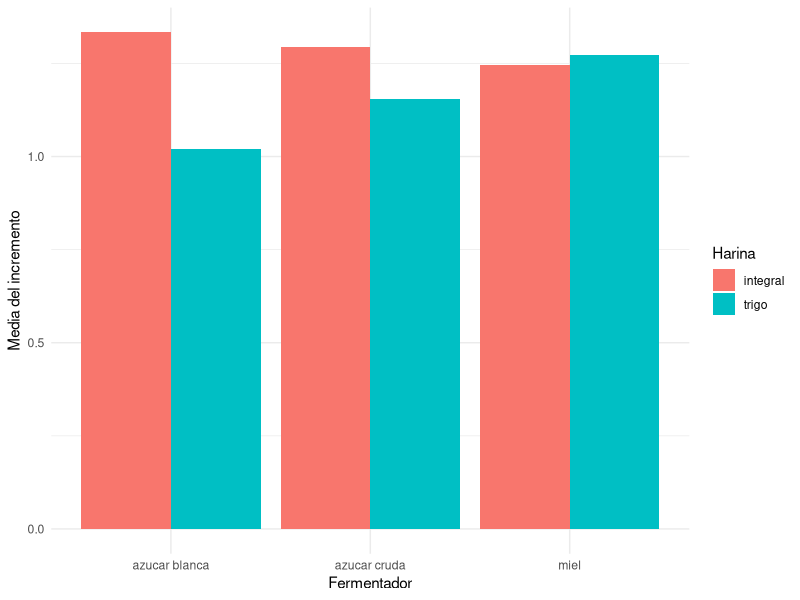
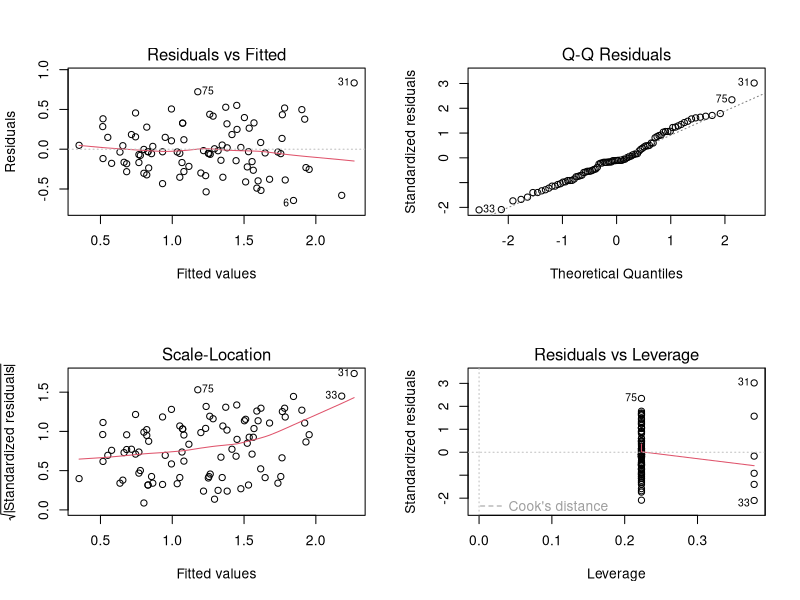
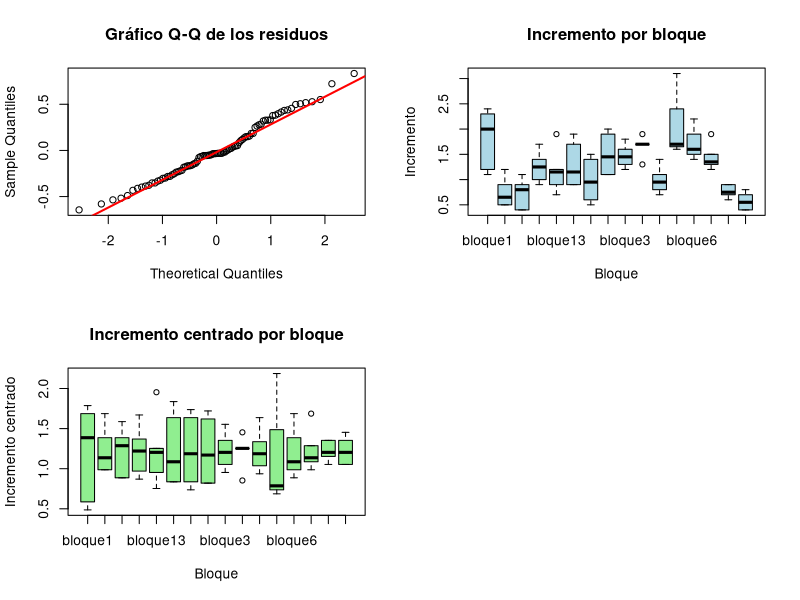
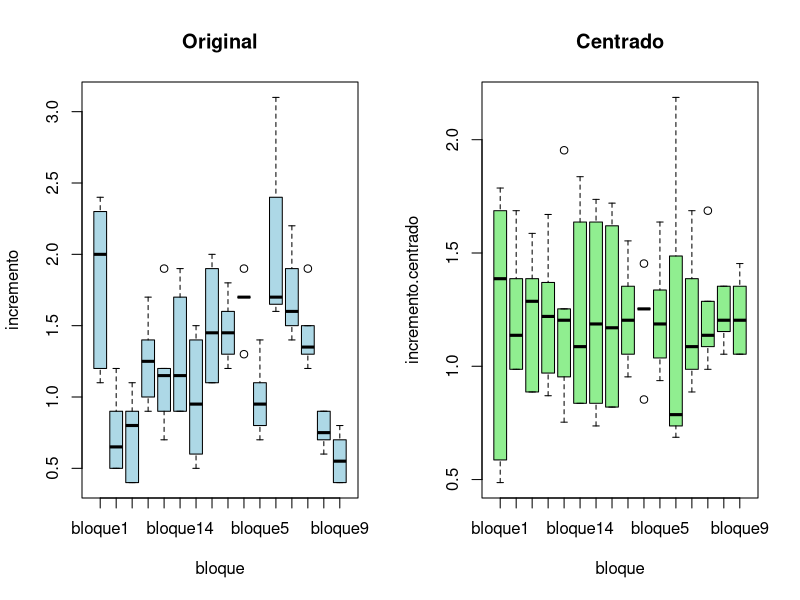
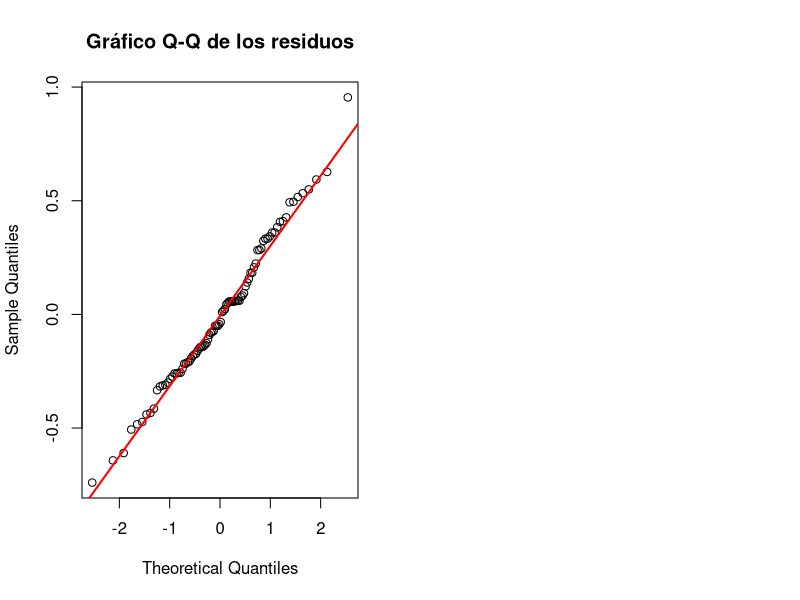

Recreate these plots in R, in order.
## ---- chunk 1
knitr::opts_chunk$set(echo = TRUE)
## ---- chunk 2
#install.packages("pwr")
library(pwr)
## ---- chunk 3
library(readr)
datos <- read_delim("datos.csv", delim=";")  #usar esta funcion para leer ;
#conversion a factores
datos$bloque<-factor(datos$bloque)
datos$harina<-factor(datos$harina)
datos$fermentador<-factor(datos$fermentador)
datos$horario<-factor(datos$horario)
datos$incremento<-as.numeric(datos$incremento) #variable respuesta
## ---- chunk 4
media_general <- mean(datos$incremento)
(media_general)


media_bloque <-tapply(datos$incremento, datos$bloque, mean)
(media_bloque)

## ---- chunk 5
aggregate(incremento ~ harina + fermentador,
          data = datos,
          mean)
## ---- chunk 6
library(dplyr)
library(ggplot2)

medias <- datos %>%
  group_by(harina, fermentador) %>%
  summarise(media = mean(incremento), .groups = "drop")

ggplot(medias,
       aes(x = fermentador,
           y = media,
           fill = harina)) +
  geom_col(position = "dodge") +
  labs(x = "Fermentador",
       y = "Media del incremento",
       fill = "Harina") +
  theme_minimal()
## ---- chunk 7
with(datos,
     tapply(incremento,
            list(harina, fermentador),
            mean))
## ---- chunk 8
cv <- sd(datos$incremento) / mean(datos$incremento) * 100
cv 
## ---- chunk 9
summary(datos$incremento)
## ---- chunk 10
modelo1 <- lm(incremento~bloque+harina*fermentador, data = datos)
## ---- chunk 11
par(mfrow=c(2,2))
plot(modelo1)
## ---- chunk 12
#extraccion de los residuales 
residuales<-modelo1$residuals
#supuesto de normalidad
shapiro.test(residuales)
## ---- chunk 13

qqnorm(residuals(modelo1),
       main = "Gráfico Q-Q de los residuos")
qqline(residuals(modelo1),
       col = "red",
       lwd = 2)

## ---- chunk 14
#supuesto de homocedasticidad 
bartlett.test(residuals(modelo1)~interaction(datos$harina, datos$fermentador), data = datos)
## ---- chunk 15
coeficientesmodelo1 <-modelo1$coefficients
coeficientesmodelo1
## ---- chunk 16
anova(modelo1)
## ---- chunk 17
modelo2 = lm (incremento ~ bloque+harina+fermentador, data = datos)
## ---- chunk 18
boxplot(incremento ~ bloque,
        data = datos,
        col = "lightblue",
        main = "Incremento por bloque",
        xlab = "Bloque",
        ylab = "Incremento")
## ---- chunk 19
media.general <- mean(datos$incremento)

datos$incremento.centrado <- with(
  datos,
  incremento - ave(incremento, bloque, FUN = mean) + media.general
)
## ---- chunk 20
boxplot(incremento.centrado ~ bloque,
        data = datos,
        col = "lightgreen",
        main = "Incremento centrado por bloque",
        xlab = "Bloque",
        ylab = "Incremento centrado")
## ---- chunk 21
par(mfrow = c(1,2))

boxplot(incremento ~ bloque,
        data = datos,
        col = "lightblue",
        main = "Original")

boxplot(incremento.centrado ~ bloque,
        data = datos,
        col = "lightgreen",
        main = "Centrado")
## ---- chunk 22
#supuesto de normalidad
residuales2<- modelo2$residuals
shapiro.test(residuales2)
## ---- chunk 23
qqnorm(residuals(modelo2),
       main = "Gráfico Q-Q de los residuos")
qqline(residuals(modelo2),
       col = "red",
       lwd = 2)
## ---- chunk 24
#supuesto de homocedasticidad 
bartlett.test(residuals(modelo2)~interaction(datos$harina, datos$fermentador))
## ---- chunk 25
coeficientesmodelo2 <- modelo2$coefficients
coeficientesmodelo2
## ---- chunk 26
anova(modelo2)
## ---- chunk 27
# Potencia post hoc para detectar diferencias entre harinas

anova_modelo2 <- anova(modelo2)

alpha <- 0.05

SS_harina <- anova_modelo2["harina", "Sum Sq"]
gl_harina <- anova_modelo2["harina", "Df"]

SSE <- anova_modelo2["Residuals", "Sum Sq"]
CMRes <- anova_modelo2["Residuals", "Mean Sq"]
gl_error <- anova_modelo2["Residuals", "Df"]

Fcrit <- qf(
  1 - alpha,
  df1 = gl_harina,
  df2 = gl_error
)

lambda <- SS_harina / CMRes

potencia_harina <- pf(
  Fcrit,
  df1 = gl_harina,
  df2 = gl_error,
  ncp = lambda,
  lower.tail = FALSE
)

eta2_parcial_harina <- SS_harina / (SS_harina + SSE)

f_cohen_harina <- sqrt(
  eta2_parcial_harina / (1 - eta2_parcial_harina)
)

resultado_potencia_harina <- data.frame(
  factor = "harina",
  gl_factor = gl_harina,
  gl_error = gl_error,
  SS_factor = SS_harina,
  CMRes = CMRes,
  F_critico = Fcrit,
  lambda = lambda,
  eta2_parcial = eta2_parcial_harina,
  f_cohen = f_cohen_harina,
  potencia = potencia_harina
)

resultado_potencia_harina
## ---- chunk 28
# Potencia post hoc para detectar diferencias entre fermentadores

anova_modelo2 <- anova(modelo2)

alpha <- 0.05

SS_fermentador <- anova_modelo2["fermentador", "Sum Sq"]
gl_fermentador <- anova_modelo2["fermentador", "Df"]

SSE <- anova_modelo2["Residuals", "Sum Sq"]
CMRes <- anova_modelo2["Residuals", "Mean Sq"]
gl_error <- anova_modelo2["Residuals", "Df"]

Fcrit <- qf(
  1 - alpha,
  df1 = gl_fermentador,
  df2 = gl_error
)

lambda <- SS_fermentador / CMRes

potencia_fermentador <- pf(
  Fcrit,
  df1 = gl_fermentador,
  df2 = gl_error,
  ncp = lambda,
  lower.tail = FALSE
)

eta2_parcial_fermentador <- SS_fermentador / (SS_fermentador + SSE)

f_cohen_fermentador <- sqrt(
  eta2_parcial_fermentador / (1 - eta2_parcial_fermentador)
)

resultado_potencia_fermentador <- data.frame(
  factor = "fermentador",
  gl_factor = gl_fermentador,
  gl_error = gl_error,
  SS_factor = SS_fermentador,
  CMRes = CMRes,
  F_critico = Fcrit,
  lambda = lambda,
  eta2_parcial = eta2_parcial_fermentador,
  f_cohen = f_cohen_fermentador,
  potencia = potencia_fermentador
)

resultado_potencia_fermentador
## ---- chunk 29
# Potencia post hoc para detectar la interacción harina × fermentador

anova_modelo1 <- anova(modelo1)

alpha <- 0.05

SS_interaccion <- anova_modelo1["harina:fermentador", "Sum Sq"]
gl_interaccion <- anova_modelo1["harina:fermentador", "Df"]

SSE <- anova_modelo1["Residuals", "Sum Sq"]
CMRes <- anova_modelo1["Residuals", "Mean Sq"]
gl_error <- anova_modelo1["Residuals", "Df"]

Fcrit <- qf(
  1 - alpha,
  df1 = gl_interaccion,
  df2 = gl_error
)

lambda <- SS_interaccion / CMRes

potencia_interaccion <- pf(
  Fcrit,
  df1 = gl_interaccion,
  df2 = gl_error,
  ncp = lambda,
  lower.tail = FALSE
)

eta2_parcial_interaccion <- SS_interaccion /
  (SS_interaccion + SSE)

f_cohen_interaccion <- sqrt(
  eta2_parcial_interaccion /
    (1 - eta2_parcial_interaccion)
)

resultado_potencia_interaccion <- data.frame(
  factor = "harina:fermentador",
  gl_factor = gl_interaccion,
  gl_error = gl_error,
  SS_factor = SS_interaccion,
  CMRes = CMRes,
  F_critico = Fcrit,
  lambda = lambda,
  eta2_parcial = eta2_parcial_interaccion,
  f_cohen = f_cohen_interaccion,
  potencia = potencia_interaccion
)

resultado_potencia_interaccion
## ---- chunk 30
#datos de la potencia juntos 
rbind(
  resultado_potencia_harina,
  resultado_potencia_fermentador,
  resultado_potencia_interaccion
)

## ---- chunk 31
#Modelo con bloques
modelo3 <- lm(incremento ~ bloque + harina * fermentador, data = datos)

#Modelo sin bloques
modelo4 <- lm(incremento ~ harina * fermentador, data = datos)

#Cuadrado medio residual
cmRESbloq <- anova(modelo3)["Residuals", "Mean Sq"]
cmRES <- anova(modelo4)["Residuals", "Mean Sq"]

#Eficiencia relativa
ER <- cmRES / cmRESbloq
ER_porcentaje <- ER * 100

ER
ER_porcentaje
## ---- chunk 32
rm(list = ls())
rm(list = ls())
gc()
rm(list = ls())
cat("\014")  # Limpia la consola en RStudio
